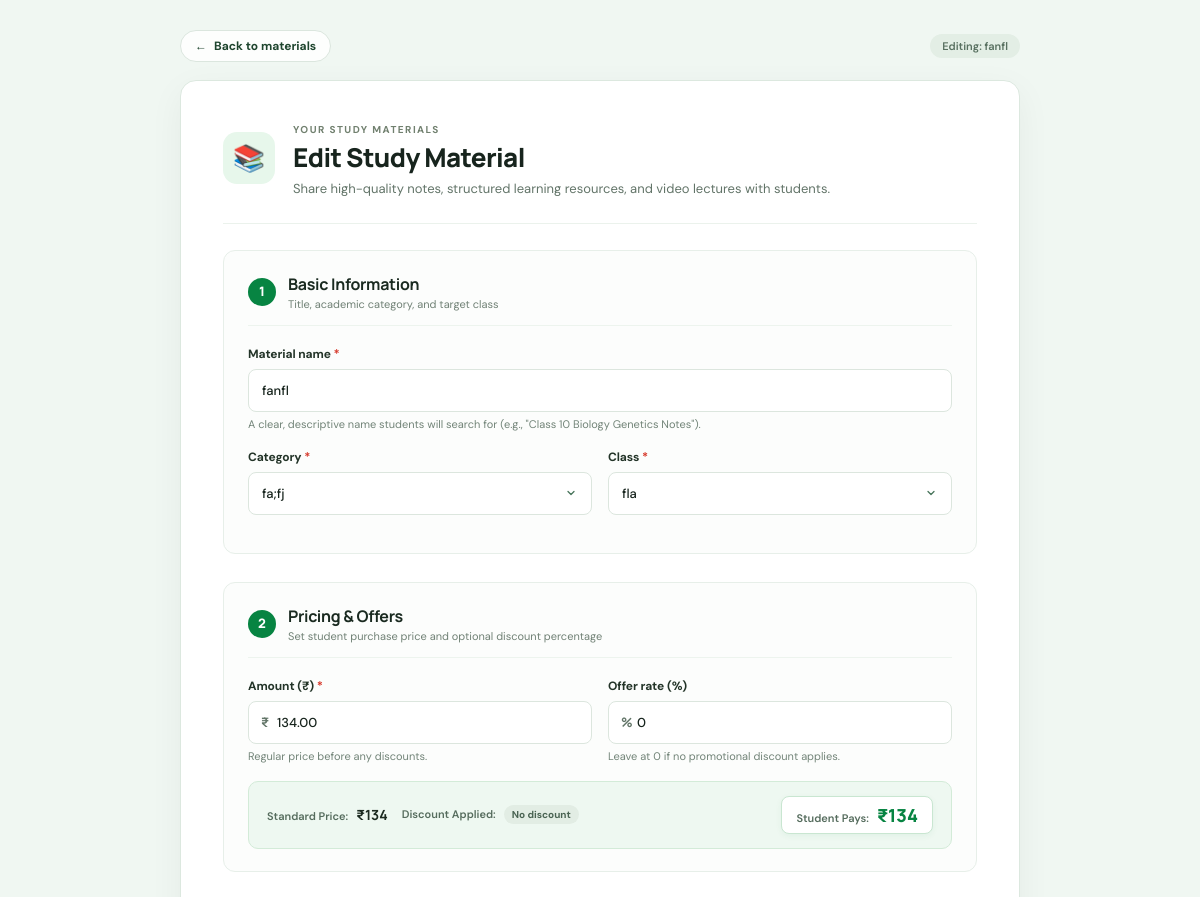
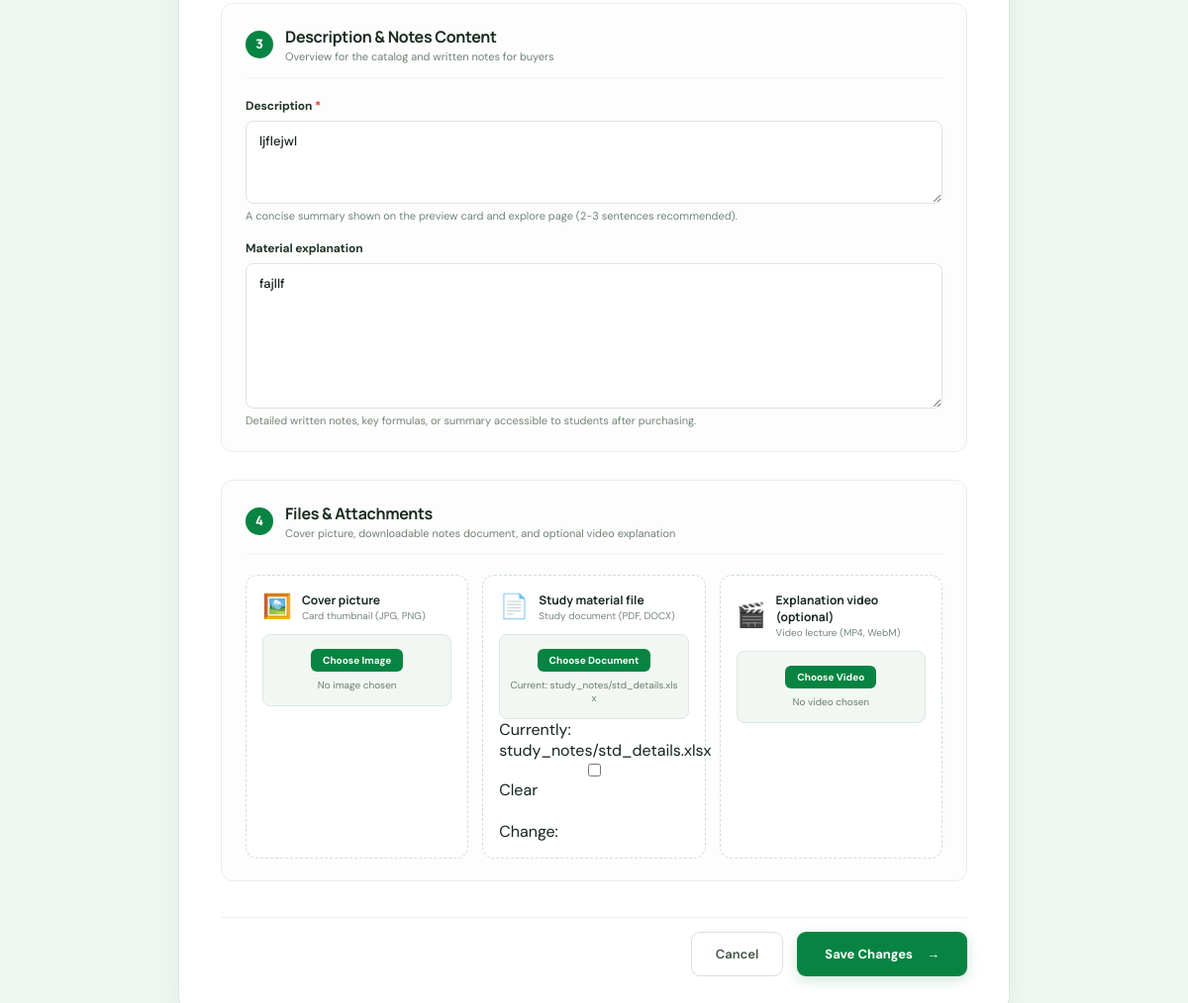
Screenshot of /provider/materials/5/edit/ (signed in) with the database file from the repository (2 pictures, top to bottom).
### material_provider/models.py (models this page shows, shortened)
class StudyMaterial(models.Model):
    CLASS_LEVELS = [
        ("Class 6", "Class 6"),
        ("Class 7", "Class 7"),
        ("Class 8", "Class 8"),
        ("Class 9", "Class 9"),
        ("Class 10", "Class 10"),
        ("Class 11", "Class 11"),
        ("Class 12", "Class 12"),
    ]
    title = models.CharField(max_length=180)
    subject = models.CharField(max_length=80)
    class_level = models.CharField(max_length=20)
    description = models.TextField()
    price = models.DecimalField(max_digits=8, decimal_places=2)
    cover_image = models.URLField(blank=True)
    cover_image_file = models.ImageField(
        upload_to="study_material_covers/",
        blank=True,
    )
    notes_content = models.TextField(blank=True)
    notes_file = models.FileField(upload_to="study_notes/", blank=True)
    explanation_video = models.FileField(
        upload_to="study_material_videos/",
        blank=True,
    )
    offer_percentage = models.PositiveSmallIntegerField(
        default=0,
        validators=[MaxValueValidator(100)],
    )
    is_published = models.BooleanField(default=True)
    created_at = models.DateTimeField(auto_now_add=True)
    provider = models.ForeignKey(
        settings.AUTH_USER_MODEL,
        on_delete=models.SET_NULL,
        blank=True,
        null=True,
        related_name="provided_study_materials",
    )
    class Meta:
        ordering = ["subject", "class_level", "title"]

### material_provider/views.py (the view)
# urls.py: path("materials/<int:material_id>/edit/", views.edit_material, name="edit_material"),
@material_provider_required
def edit_material(request, material_id):
    material = get_object_or_404(
        StudyMaterial,
        pk=material_id,
        provider=request.user,
    )
    form = StudyMaterialForm(
        request.POST or None,
        request.FILES or None,
        instance=material,
        provider=request.user,
    )
    if request.method == "POST" and form.is_valid():
        form.save()
        messages.success(request, "Your study material has been updated.")
        return redirect("material_provider:materials")
    return render(
        request,
        "material_provider/add_material.html",
        {"form": form, "is_edit": True, "material": material},
    )

### material_provider/views.py (called while the page is built)
def material_provider_required(view):
    @login_required
    @wraps(view)
    def wrapped(request, *args, **kwargs):
        profile = getattr(request.user, "provider_profile", None)
        if not profile or profile.user_type != "material_provider":
            messages.error(request, "A material provider account is required.")
            return redirect("public:catalog")
        return view(request, *args, **kwargs)
    return wrapped

### templates/material_provider/add_material.html (shortened to what this page needs)
{% load static %}
<!doctype html>
<html lang="en">
<head>
  <link rel="stylesheet" href="{% static 'css/site.css' %}">
</head>
<body class="provider-body form-body-bg">
  <div class="provider-form-wrapper">
    <header class="form-header-bar">
      <a class="provider-back-btn" href="{% url 'material_provider:materials' %}">
        <span aria-hidden="true">←</span> Back to materials
      </a>
      <span class="form-context-badge">
        {% if is_edit %}Editing: {{ material.title|truncatechars:26 }}{% else %}Material Provider Studio{% endif %}
      </span>
    </header>
    <main class="provider-form-card">
      <div class="form-title-area">
        <div class="title-icon-badge" aria-hidden="true"><span>📚</span></div>
        <div>
          <span class="eyebrow eyebrow-dark">YOUR STUDY MATERIALS</span>
          <h1>{% if is_edit %}Edit Study Material{% else %}Add New Study Material{% endif %}</h1>
          <p>Share high-quality notes, structured learning resources, and video lectures with students.</p>
        </div>
      </div>
      <form method="post" enctype="multipart/form-data" class="provider-enhanced-form" novalidate>
        <section class="form-section">
          <div class="section-title-row">
            <span class="section-num">1</span>
            <div>
              <h2>Basic Information</h2>
              <p>Title, academic category, and target class</p>
            </div>
          </div>
          <div class="form-group full-width">
            <label for="{{ form.title.id_for_label }}">
              {{ form.title.label }} <span class="required-star">*</span>
            </label>
            {{ form.title }}
            <small class="field-hint">A clear, descriptive name students will search for (e.g., "Class 10 Biology Genetics Notes").</small>
          </div>
          <div class="form-row two-cols">
            <div class="form-group">
              <label for="{{ form.subject.id_for_label }}">
                {{ form.subject.label }} <span class="required-star">*</span>
              </label>
              {{ form.subject }}
            </div>
            <div class="form-group">
              <label for="{{ form.class_level.id_for_label }}">
                {{ form.class_level.label }} <span class="required-star">*</span>
              </label>
              {{ form.class_level }}
            </div>
          </div>
        </section>
        <section class="form-section">
          <div class="section-title-row">
            <span class="section-num">2</span>
            <div>
              <h2>Pricing &amp; Offers</h2>
              <p>Set student purchase price and optional discount percentage</p>
            </div>
          </div>
          <div class="form-row two-cols">
            <div class="form-group">
              <label for="{{ form.price.id_for_label }}">
                {{ form.price.label }} (₹) <span class="required-star">*</span>
              </label>
              <div class="input-with-prefix">
                <span class="input-prefix" aria-hidden="true">₹</span>
                {{ form.price }}
              </div>
              <small class="field-hint">Regular price before any discounts.</small>
            </div>
            <div class="form-group">
              <label for="{{ form.offer_percentage.id_for_label }}">
                {{ form.offer_percentage.label }}
              </label>
              <div class="input-with-prefix">
                <span class="input-prefix" aria-hidden="true">%</span>
                {{ form.offer_percentage }}
              </div>
              <small class="field-hint">Leave at 0 if no promotional discount applies.</small>
            </div>
          </div>
          <div class="pricing-summary-card" id="pricing-summary">
            <div class="summary-item">
              <span class="summary-label">Standard Price:</span>
              <strong id="summary-original-price">₹0</strong>
            </div>
            <div class="summary-item">
              <span class="summary-label">Discount Applied:</span>
              <span class="summary-discount-badge" id="summary-discount-badge">0% OFF</span>
            </div>
            <div class="summary-item summary-highlight">
              <span class="summary-label">Student Pays:</span>
              <strong class="summary-final-price" id="summary-final-price">₹0</strong>
            </div>
          </div>
        </section>
        <section class="form-section">
          <div class="section-title-row">
            <span class="section-num">3</span>
            <div>
              <h2>Description &amp; Notes Content</h2>
              <p>Overview for the catalog and written notes for buyers</p>
            </div>
          </div>
          <div class="form-group full-width">
            <label for="{{ form.description.id_for_label }}">
              {{ form.description.label }} <span class="required-star">*</span>
            </label>
            {{ form.description }}
            <small class="field-hint">A concise summary shown on the preview card and explore page (2-3 sentences recommended).</small>
          </div>
          <div class="form-group full-width">
            <label for="{{ form.notes_content.id_for_label }}">
              {{ form.notes_content.label }}
            </label>
            {{ form.notes_content }}
            <small class="field-hint">Detailed written notes, key formulas, or summary accessible to students after purchasing.</small>
          </div>
        </section>
        <section class="form-section">
          <div class="section-title-row">
            <span class="section-num">4</span>
            <div>
              <h2>Files &amp; Attachments</h2>
              <p>Cover picture, downloadable notes document, and optional video explanation</p>
            </div>
          </div>
          <div class="upload-grid">
            <div class="upload-card" id="card-cover">
              <div class="upload-card-header">
                <span class="upload-icon" aria-hidden="true">🖼️</span>
                <div>
                  <strong>{{ form.cover_image_file.label }}</strong>
                  <small>Card thumbnail (JPG, PNG)</small>
                </div>
              </div>
              <label class="custom-file-dropzone" for="{{ form.cover_image_file.id_for_label }}">
                <span class="dropzone-action-btn">Choose Image</span>
                <span class="dropzone-file-name" id="name-cover-file">
                  {% if is_edit and material.cover_image_file %}Current: {{ material.cover_image_file.name }}{% else %}No image chosen{% endif %}
                </span>
              </label>
            </div>
            <div class="upload-card" id="card-notes">
              <div class="upload-card-header">
                <span class="upload-icon" aria-hidden="true">📄</span>
                <div>
                  <strong>{{ form.notes_file.label }}</strong>
                  <small>Study document (PDF, DOCX)</small>
                </div>
              </div>
              <label class="custom-file-dropzone" for="{{ form.notes_file.id_for_label }}">
                <span class="dropzone-action-btn">Choose Document</span>
                <span class="dropzone-file-name" id="name-notes-file">
                  {% if is_edit and material.notes_file %}Current: {{ material.notes_file.name }}{% else %}No document chosen{% endif %}
                </span>
              </label>
              {{ form.notes_file }}
            </div>
            <div class="upload-card" id="card-video">
              <div class="upload-card-header">
                <span class="upload-icon" aria-hidden="true">🎬</span>
                <div>
                  <strong>{{ form.explanation_video.label }}</strong>
                  <small>Video lecture (MP4, WebM)</small>
                </div>
              </div>
              <label class="custom-file-dropzone" for="{{ form.explanation_video.id_for_label }}">
                <span class="dropzone-action-btn">Choose Video</span>
                <span class="dropzone-file-name" id="name-video-file">
                  {% if is_edit and material.explanation_video %}Current: {{ material.explanation_video.name }}{% else %}No video chosen{% endif %}
                </span>
              </label>
            </div>
          </div>
        </section>
        <div class="form-footer-actions">
          <a class="button button-outline form-cancel-btn" href="{% url 'material_provider:materials' %}">Cancel</a>
          <button class="button button-primary submit-main-btn" type="submit">
            <span>{% if is_edit %}Save Changes{% else %}Add Material{% endif %}</span>
            <span aria-hidden="true">→</span>
          </button>
        </div>
      </form>
    </main>
  </div>
</body>
</html>

### rows the page displays
StudyMaterial: title "fanfl", subject "fa;fj", class_level "fla", price "134.00", offer_percentage "0", description "ljflejwl", notes_content "fajllf", notes_file.name "study_notes/std_details.xlsx"
